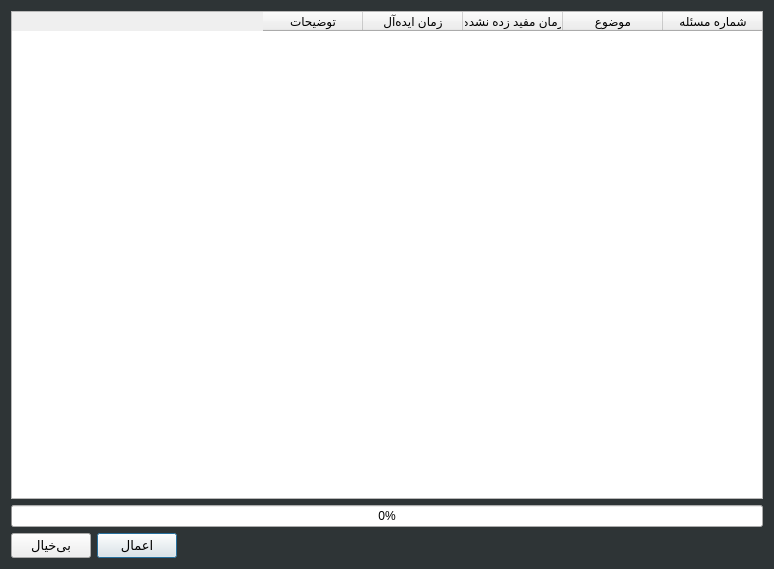
<?xml version="1.0" encoding="UTF-8"?>
<ui version="4.0">
 <class>ApplyTimeToPaygirDialog</class>
 <widget class="QDialog" name="ApplyTimeToPaygirDialog">
  <property name="geometry">
   <rect>
    <x>0</x>
    <y>0</y>
    <width>774</width>
    <height>569</height>
   </rect>
  </property>
  <property name="windowTitle">
   <string>Dialog</string>
  </property>
  <property name="styleSheet">
   <string notr="true">QDialog#ApplyTimeToPaygirDialog
{
background-color: rgb(46, 52, 54)
}</string>
  </property>
  <layout class="QVBoxLayout" name="verticalLayout">
   <item>
    <widget class="QTableWidget" name="tblw_issues">
     <property name="font">
      <font>
       <family>B Yekan</family>
       <pointsize>10</pointsize>
      </font>
     </property>
     <property name="layoutDirection">
      <enum>Qt::RightToLeft</enum>
     </property>
     <column>
      <property name="text">
       <string>شماره مسئله</string>
      </property>
     </column>
     <column>
      <property name="text">
       <string>موضوع</string>
      </property>
     </column>
     <column>
      <property name="text">
       <string>زمان مفید زده نشده</string>
      </property>
     </column>
     <column>
      <property name="text">
       <string>زمان ایده‌آل</string>
      </property>
     </column>
     <column>
      <property name="text">
       <string>توضیحات</string>
      </property>
     </column>
    </widget>
   </item>
   <item>
    <widget class="QProgressBar" name="prg_apply">
     <property name="value">
      <number>0</number>
     </property>
    </widget>
   </item>
   <item>
    <layout class="QHBoxLayout" name="horizontalLayout">
     <item>
      <widget class="QPushButton" name="pushButton_2">
       <property name="font">
        <font>
         <family>B Yekan</family>
         <pointsize>10</pointsize>
        </font>
       </property>
       <property name="text">
        <string>بی‌خیال</string>
       </property>
       <property name="icon">
        <iconset resource="res.qrc">
         <normaloff>:/ui/res/stop3.png</normaloff>:/ui/res/stop3.png</iconset>
       </property>
       <property name="iconSize">
        <size>
         <width>32</width>
         <height>32</height>
        </size>
       </property>
      </widget>
     </item>
     <item>
      <widget class="QPushButton" name="btn_apply_times">
       <property name="font">
        <font>
         <family>B Yekan</family>
         <pointsize>10</pointsize>
        </font>
       </property>
       <property name="text">
        <string>اعمال</string>
       </property>
       <property name="icon">
        <iconset resource="res.qrc">
         <normaloff>:/ui/res/upload.png</normaloff>:/ui/res/upload.png</iconset>
       </property>
       <property name="iconSize">
        <size>
         <width>32</width>
         <height>32</height>
        </size>
       </property>
       <property name="default">
        <bool>true</bool>
       </property>
      </widget>
     </item>
     <item>
      <spacer name="horizontalSpacer">
       <property name="orientation">
        <enum>Qt::Horizontal</enum>
       </property>
       <property name="sizeHint" stdset="0">
        <size>
         <width>40</width>
         <height>20</height>
        </size>
       </property>
      </spacer>
     </item>
    </layout>
   </item>
  </layout>
 </widget>
 <resources>
  <include location="res.qrc"/>
 </resources>
 <connections>
  <connection>
   <sender>pushButton_2</sender>
   <signal>clicked()</signal>
   <receiver>ApplyTimeToPaygirDialog</receiver>
   <slot>reject()</slot>
   <hints>
    <hint type="sourcelabel">
     <x>58</x>
     <y>534</y>
    </hint>
    <hint type="destinationlabel">
     <x>23</x>
     <y>568</y>
    </hint>
   </hints>
  </connection>
 </connections>
</ui>
